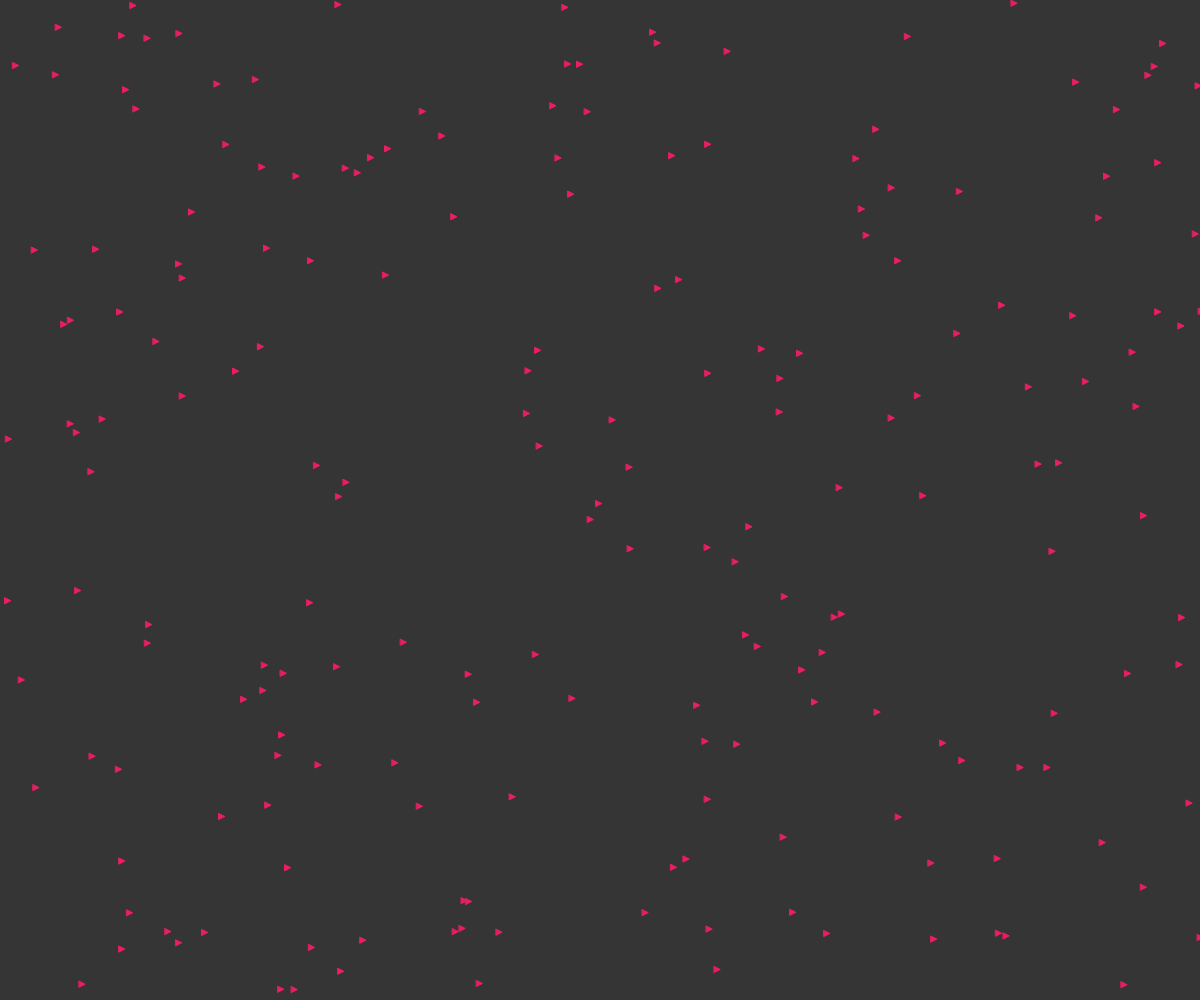
Frame 1 (no input)
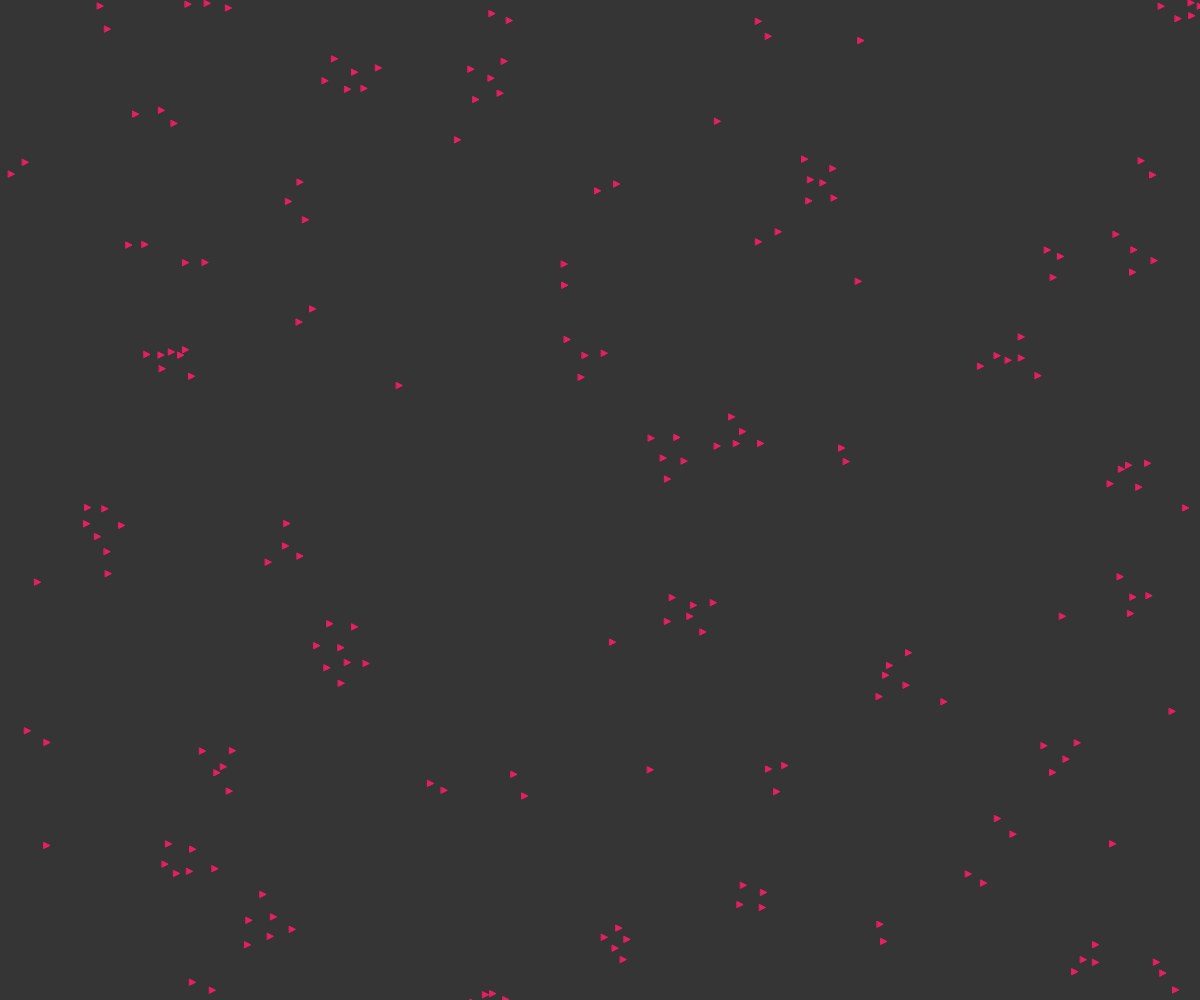
Frame 60 (no input)
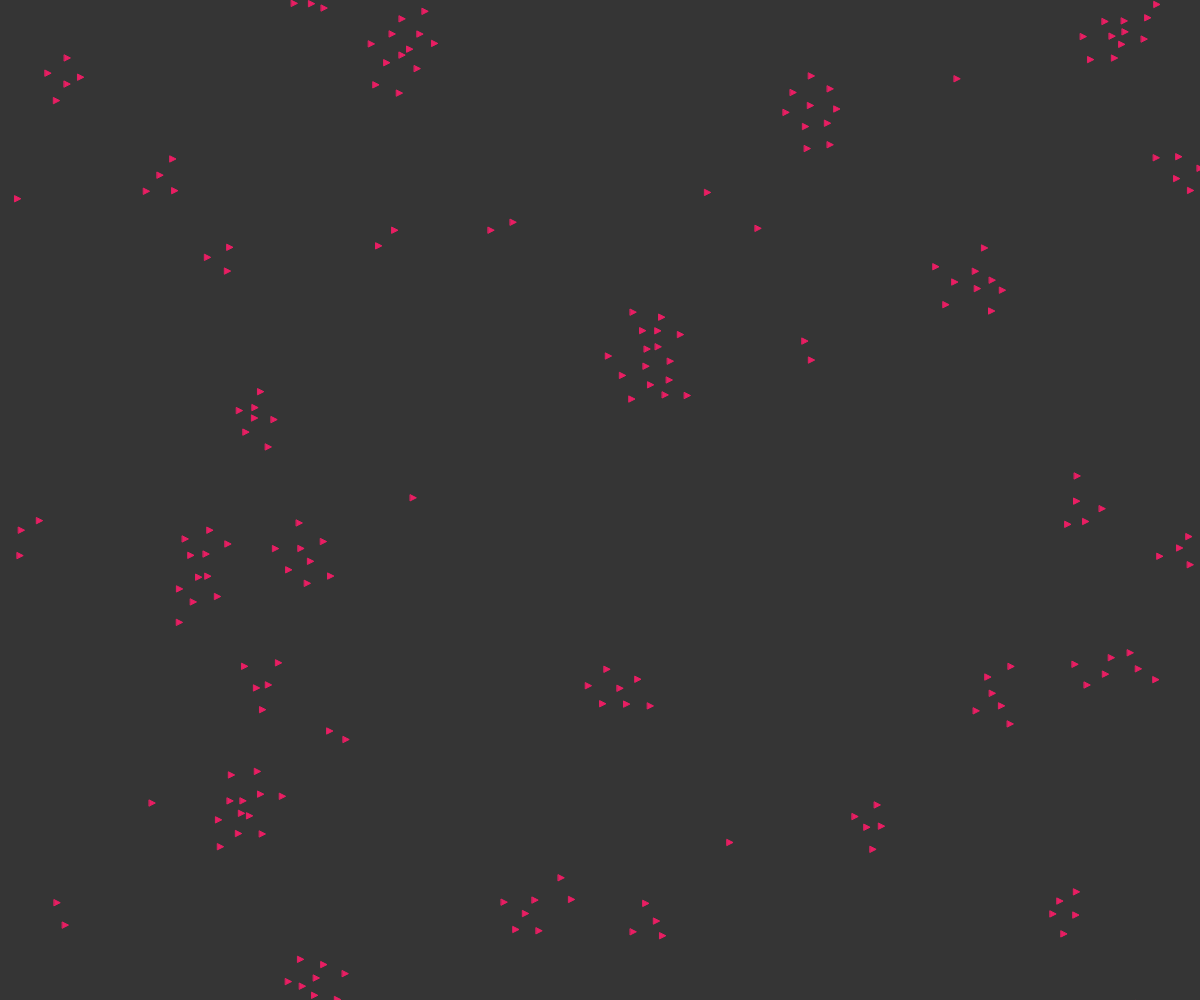
Frame 120 (the mouse pressed at the canvas centre since frame 60)

The p5.js sketch that drew these frames (run headless with seeded random() and noise() and a simulated clock; from frame 60 on, the mouse is pressed at the canvas centre):

// p5.js sketch
// ── sketch.js
/* Flocking
Simon Schödler
Source by daniel shiffman
19.12.2018
*/

const flock = [];

function setup() {
  createCanvas(window.innerWidth, window.innerHeight);
  for (let i = 0; i < 200; i++) {
    flock.push(new Boid());
  }
}

// Update canvas size in cas the user resizes his browser window
window.onresize = function(e) {
  resizeCanvas(window.innerWidth, window.innerHeight);
}

function draw() {
  background(53,53,53);
  for (let boid of flock) {
    boid.edges();
    boid.flock(flock);
    boid.update();
    boid.show();
  }
}

// ── boid.js
/* Flocking
Simon Schödler
Source by daniel shiffman
19.12.2018
*/

class Boid {
  constructor() {
    this.position = createVector(random(width), random(height));
    this.velocity = p5.Vector.random2D();
    this.velocity.setMag(random(1, 2));
    this.acceleration = createVector();
    this.maxForce = 0.2;
    this.maxSpeed = 2;
  }

  edges() {
    if (this.position.x > width) {
      this.position.x = 0;
    } else if (this.position.x < 0) {
      this.position.x = width;
    }
    if (this.position.y > height) {
      this.position.y = 0;
    } else if (this.position.y < 0) {
      this.position.y = height;
    }
  }

  align(boids) {
    let perceptionRadius = 25;
    let steering = createVector();
    let total = 0;
    for (let other of boids) {
      let d = dist(this.position.x, this.position.y, other.position.x, other.position.y);
      if (other != this && d < perceptionRadius) {
        steering.add(other.velocity);
        total++;
      }
    }
    if (total > 0) {
      steering.div(total);
      steering.setMag(this.maxSpeed);
      steering.sub(this.velocity);
      steering.limit(this.maxForce);
    }
    return steering;
  }

  separation(boids) {
    let perceptionRadius = 24;
    let steering = createVector();
    let total = 0;
    for (let other of boids) {
      let d = dist(this.position.x, this.position.y, other.position.x, other.position.y);
      if (other != this && d < perceptionRadius) {
        let diff = p5.Vector.sub(this.position, other.position);
        diff.div(d * d);
        steering.add(diff);
        total++;
      }
    }
    if (total > 0) {
      steering.div(total);
      steering.setMag(this.maxSpeed);
      steering.sub(this.velocity);
      steering.limit(this.maxForce);
    }
    return steering;
  }

  cohesion(boids) {
    let perceptionRadius = 50;
    let steering = createVector();
    let total = 0;
    for (let other of boids) {
      let d = dist(this.position.x, this.position.y, other.position.x, other.position.y);
      if (other != this && d < perceptionRadius) {
        steering.add(other.position);
        total++;
      }
    }
    if (total > 0) {
      steering.div(total);
      steering.sub(this.position);
      steering.setMag(this.maxSpeed);
      steering.sub(this.velocity);
      steering.limit(this.maxForce);
    }
    return steering;
  }

  flock(boids) {
    let alignment = this.align(boids);
    let cohesion = this.cohesion(boids);
    let separation = this.separation(boids);

    alignment.mult(1.5);
    cohesion.mult(1);
    separation.mult(1.5);

    this.acceleration.add(alignment);
    this.acceleration.add(cohesion);
    this.acceleration.add(separation);
  }

  update() {
    this.position.add(this.velocity);
    this.velocity.add(this.acceleration);
    this.velocity.limit(this.maxSpeed);
    this.acceleration.mult(0);
  }

  show() {
		strokeWeight(1);
    fill(233, 30, 99);
    //noFill();
    // CFX Theme Color (red) = #e91e63 = 233, 30, 99
    stroke(233, 30, 99);
		//rect(this.position.x, this.position.y, 5, 5)
    triangle(this.position.x, this.position.y,
             this.position.x + 6, this.position.y + 3,
             this.position.x, this.position.y + 6);
  }
}
